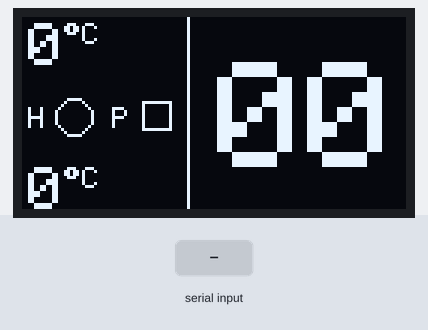
The sketch below on a simulated Arduino Uno, built with avr-gcc and run on an emulated ATmega328P. On the bench: 128×64 one-colour display. Inputs (shaded band) come from the test bench. What the sketch prints to the serial monitor is not drawn.

Above: at 1.2 s.
1.3 s: "90,45,200\n" received over the second serial link
At 1.6 s:
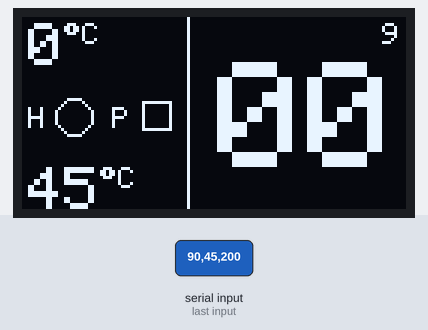
2.8 s: "30,150\n" received over the second serial link
At 3.6 s:
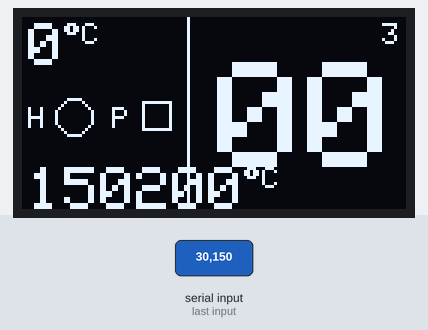
4.3 s: "90,45,200,10\n" received over the second serial link
At 5.5 s:
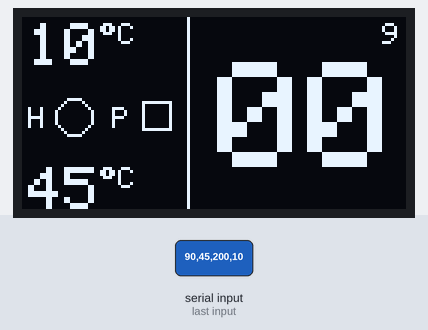
5.8 s: "0\n" received over the second serial link
Timing chart, 0 to 8.3 s (numbered marks = the images above; inputs shaded):
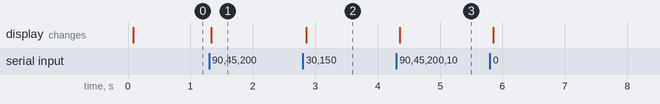

The sketch:

marax_monitor.ino
```cpp
//Includes
#include <Wire.h>
#include <Adafruit_GFX.h>
#include <Adafruit_SSD1306.h>
#include <SoftwareSerial.h>

//Defines
#define SCREEN_WIDTH    128     //Width in px
#define SCREEN_HEIGHT   64      // Height in px
#define OLED_RESET      -1
#define SCREEN_ADDRESS  0x3C    // or 0x3D Check datasheet or Oled Display
#define BUFFER_SIZE     32

//Pins
int d5 = 5; //orange PIN 4 Mara TX to Arduino RX D5
int d6 = 6; //black  PIN 3 Mara RX to Arduino TX D6

//Internals
long lastMillis;
int seconds = 0;
int lastTimer = 0;
long serialTimeout = 0;
char buffer[BUFFER_SIZE];
int index = 0;

//Mara Data
String maraData[7];
String* lastMaraData;

//Instances
Adafruit_SSD1306 display(SCREEN_WIDTH, SCREEN_HEIGHT, &Wire, OLED_RESET);
SoftwareSerial mySerial(d5, d6);

void setup()
{
  display.begin(SSD1306_SWITCHCAPVCC, SCREEN_ADDRESS);
  display.clearDisplay();
  display.display();
  Serial.begin(9600);
  mySerial.begin(9600);
  memset(buffer, 0, BUFFER_SIZE);
  mySerial.write(0x11);
}

void getMaraData()
{
  /*
    Example Data: C1.06,116,124,093,0840,1,0\n every ~400-500ms
    Length: 26
    [Pos] [Data] [Describtion]
    0)      C     Coffee Mode (C) or SteamMode (V)
    -        1.06  Software Version
    1)      116   current steam temperature (Celsisus)
    2)      124   target steam temperature (Celsisus)
    3)      093   current hx temperature (Celsisus)
    4)      0840  countdown for 'boost-mode'
    5)      1     heating element on or off
    6)      0     pump on or off
  */

  while (mySerial.available())
  {
    serialTimeout = millis();
    char rcv = mySerial.read();
    if (rcv != '\n')
      buffer[index++] = rcv;
    else {
      index = 0;
      Serial.println(buffer);
      char* ptr = strtok(buffer, ",");
      int idx = 0;
      while (ptr != NULL)
      {
        maraData[idx++] = String(ptr);
        ptr = strtok(NULL, ",");
      }
      lastMaraData = maraData;
    }
  }
  if (millis() - serialTimeout > 6000)
  {
    serialTimeout = millis();
    mySerial.write(0x11);
  }
}

void updateView()
{
  display.clearDisplay();
  display.setTextColor(WHITE);
  //HX
  display.setCursor(2, 2);
  display.setTextSize(2);
  display.print(lastMaraData[3].toInt());
  display.setTextSize(1);
  display.print((char)247);
  display.setTextSize(1);
  display.print("C");
  //Pump
  display.setCursor(2, 30);
  display.print("H");
  if (lastMaraData[5].toInt() == 0)
    display.drawCircle(17, 33, 6, WHITE);
  else
    display.fillCircle(17, 33, 5, WHITE);
  display.setCursor(30, 30);
  //Heat
  display.print("P");
  if (lastMaraData[6].toInt() == 0)
    display.drawRect(40, 28, 10, 10, WHITE);
  else
    display.fillRect(40, 28, 10, 10, WHITE);
  //Steam
  display.setCursor(2, 50);
  display.setTextSize(2);
  display.print(lastMaraData[1].toInt());
  display.setTextSize(1);
  display.print((char)247);
  display.setTextSize(1);
  display.print("C");
  display.drawLine(55, 0, 55, 68, WHITE);
  display.setCursor(65, 15);
  display.setTextSize(5);
  //Timer
  if (seconds > 3)
  {
    String actual = String(seconds);
    if (actual.length()< 2)
      actual = "0" + actual;
    display.print(actual);
  }
  else if (lastTimer > 3)
  {
    String last = String(lastTimer);
    if (last.length()< 2)
      last = "0" + last;
    display.print(last);
  }
  else
  {
    display.print("00");
  }
  //Mode
  display.setTextSize(1);
  display.setCursor(120, 2);
  display.print(lastMaraData[0].substring(0, 1));
  display.display();
}

void loop()
{
  getMaraData();
  int pumpState = lastMaraData[6].toInt();
  if (pumpState == 1)
  {
    if ( millis() - lastMillis >= 1000)
    {
      lastMillis = millis();
      ++seconds;
      if (seconds > 99)
        seconds = 0;
    }
  }
  else
  {
    if (seconds != 0)
      lastTimer = seconds;
    seconds = 0;
  }
  updateView();
}
```

Measured:
- after the input at 1.3 s, the display: changes at once (image 1)
- after the input at 2.8 s, the display: changes after 0.06 s (image 2)
- after the input at 4.3 s, the display: changes after 0.05 s (image 3)
